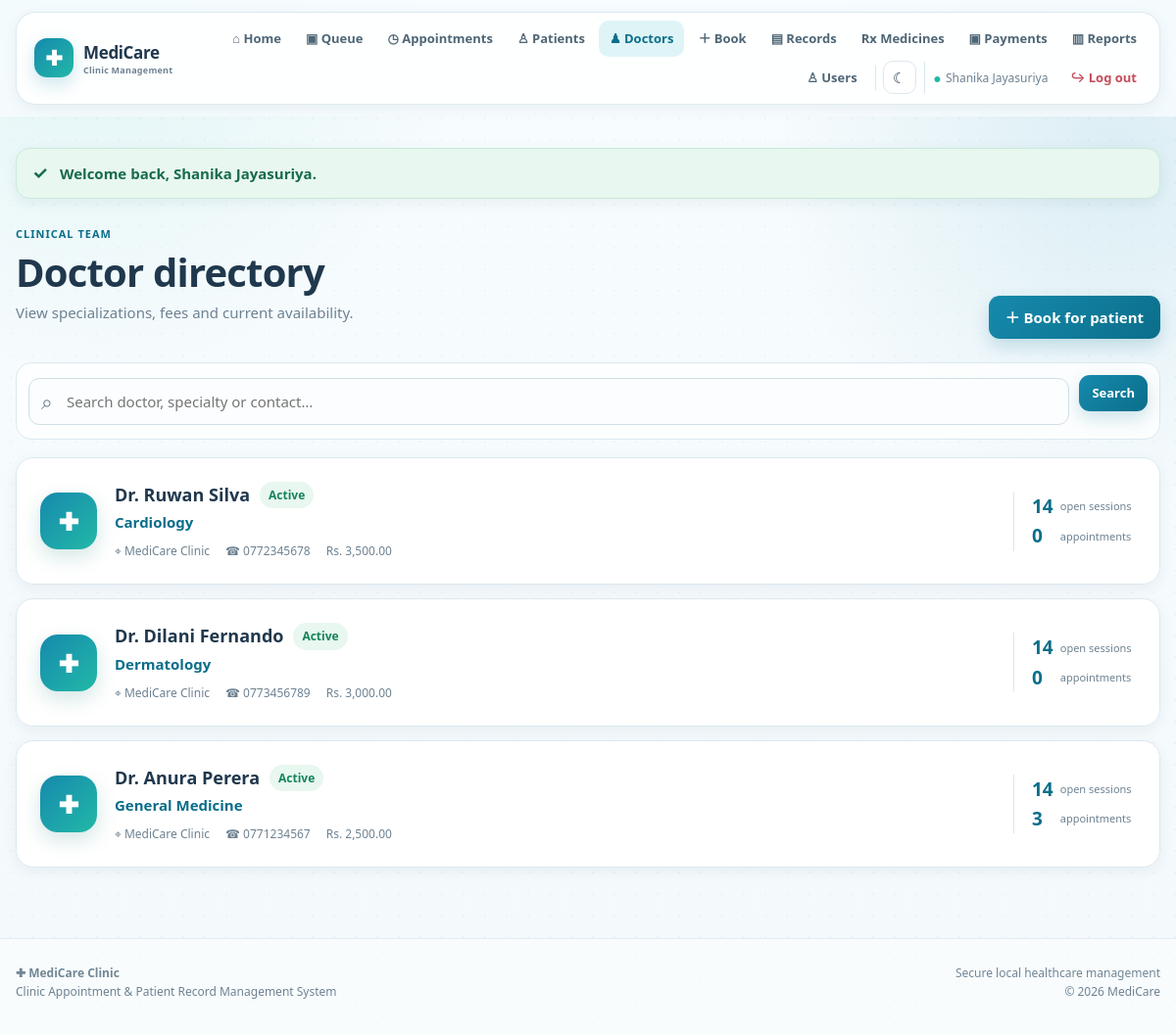
Page /index.php?page=staff/doctors (signed in) on the committed database.
### tables this page shows
CREATE TABLE doctor (
    Doctor_ID   INT AUTO_INCREMENT PRIMARY KEY,
    First_Name  VARCHAR(50) NOT NULL,
    Last_Name   VARCHAR(50) NOT NULL,
    Phone       VARCHAR(20),
    Email       VARCHAR(100),
    Special_ID  INT,
    Clinic_ID   INT,
    User_ID     INT,
    Consultation_Fee DECIMAL(10,2) DEFAULT 2500.00,
    CONSTRAINT fk_doctor_special FOREIGN KEY (Special_ID) REFERENCES specialization(Special_ID),
    CONSTRAINT fk_doctor_clinic  FOREIGN KEY (Clinic_ID)  REFERENCES clinic(Clinic_ID),
    CONSTRAINT fk_doctor_user    FOREIGN KEY (User_ID)    REFERENCES user_account(User_ID)
);

CREATE TABLE specialization (
    Special_ID   INT AUTO_INCREMENT PRIMARY KEY,
    Special_Name VARCHAR(100) NOT NULL,
    Description  VARCHAR(255)
);

CREATE TABLE clinic (
    Clinic_ID   INT AUTO_INCREMENT PRIMARY KEY,
    Clinic_Name VARCHAR(100) NOT NULL,
    Address     VARCHAR(200),
    Contact_No  VARCHAR(20)
);

### config/helpers.php (called while the page is built, shortened)
<?php
function e($value)
{
    return htmlspecialchars((string)$value, ENT_QUOTES, 'UTF-8');
}
function url($page = 'home')
{
    return 'index.php?page=' . $page;
}
function view($name, $data = [])
{
    extract($data);
    require __DIR__ . '/../views/layout/header.php';
    require __DIR__ . '/../views/' . $name . '.php';
    require __DIR__ . '/../views/layout/footer.php';
}

### controllers/StaffController.php (called while the page is built, shortened)
<?php
class StaffController
{
    private $pdo;
    public function __construct($pdo)
    {
        $this->pdo = $pdo;
    }
    public function doctors()
    {
        $doctor = new Doctor($this->pdo);
        $search = trim($_GET['q'] ?? '');
        view('staff/doctors', [
            'doctors' => $doctor->directory($search),
            'search'  => $search,
            'title'   => 'Doctor Directory'
        ]);
    }
}

### index.php (called while the page is built, shortened)
<?php
require_once __DIR__ . '/config/database.php';
require_once __DIR__ . '/config/helpers.php';
require_once __DIR__ . '/models/People.php';
require_once __DIR__ . '/controllers/StaffController.php';
$page = $_GET['page'] ?? 'home';
list($controllerName, $method) = $routes[$page];
$controller = new $controllerName($pdo);
$controller->$method();

### models/People.php (called while the page is built, shortened)
<?php
class Doctor
{
    private $pdo;
    public function __construct($pdo) { $this->pdo = $pdo; }
    public function directory($search = '')
    {
        $sql = "SELECT d.Doctor_ID, CONCAT('Dr. ',d.First_Name,' ',d.Last_Name) AS Doctor_Name,
                       d.Phone, d.Email, d.Consultation_Fee, s.Special_Name, c.Clinic_Name,
                       (SELECT COUNT(*) FROM appointment a WHERE a.Doctor_ID = d.Doctor_ID
                        AND a.Status <> 'Cancelled') AS Appointments,
                       (SELECT COUNT(*) FROM doctor_schedule ds WHERE ds.Doctor_ID = d.Doctor_ID
                        AND ds.Available_Date >= CURDATE() AND ds.Is_Available = 1) AS Sessions
                FROM doctor d
                LEFT JOIN specialization s ON d.Special_ID = s.Special_ID
                LEFT JOIN clinic c ON d.Clinic_ID = c.Clinic_ID";
        $params = [];
        $sql .= " ORDER BY s.Special_Name, d.First_Name";
        $stmt = $this->pdo->prepare($sql);
        $stmt->execute($params);
        return $stmt->fetchAll();
    }
}

### views/staff/doctors.php (the view, shortened to what this page needs)
<div class="page-heading">
    <div>
        <span class="eyebrow">Clinical team</span>
        <h1>Doctor directory</h1>
        <p class="muted">View specializations, fees and current availability.</p>
    </div>
    <a class="btn" href="<?= url('staff/book') ?>">＋ Book for patient</a>
</div>
<form class="toolbar" method="GET" action="index.php">
    <div class="search-wrap">
        <span>⌕</span>
        <input class="search" type="search" name="q" value="<?= e($search) ?>" placeholder="Search doctor, specialty or contact…">
    </div>
    <button class="btn btn-small" type="submit">Search</button>
</form>
<div class="doctor-directory">
<?php foreach ($doctors as $d): ?>
    <article class="doctor-card card">
        <div class="doctor-avatar">✚</div>
        <div class="doctor-main">
            <div class="doctor-title"><h3><?= e($d['Doctor_Name']) ?></h3><span class="badge badge-confirmed">Active</span></div>
            <p class="speciality"><?= e($d['Special_Name']) ?></p>
            <div class="mini-details">
                <span>⌖ <?= e($d['Clinic_Name']) ?></span>
                <span>☎ <?= e($d['Phone']) ?></span>
                <span>Rs. <?= number_format((float)$d['Consultation_Fee'], 2) ?></span>
            </div>
        </div>
        <div class="doctor-stats">
            <strong><?= (int)$d['Sessions'] ?></strong><span>open sessions</span>
            <strong><?= (int)$d['Appointments'] ?></strong><span>appointments</span>
        </div>
    </article>
<?php endforeach; ?>
</div>

### rows in the picture
doctor: Doctor_Name "Dr. Ruwan Silva", Special_ID.Special_Name "Cardiology", Clinic_ID.Clinic_Name "MediCare Clinic", Phone "0772345678", Consultation_Fee "3,500.00", Sessions "14", Appointments "0"
doctor: Doctor_Name "Dr. Dilani Fernando", Special_ID.Special_Name "Dermatology", Clinic_ID.Clinic_Name "MediCare Clinic", Phone "0773456789", Consultation_Fee "3,000.00", Sessions "14", Appointments "0"
doctor: Doctor_Name "Dr. Anura Perera", Special_ID.Special_Name "General Medicine", Clinic_ID.Clinic_Name "MediCare Clinic", Phone "0771234567", Consultation_Fee "2,500.00", Sessions "14", Appointments "3"

### other values in the picture
user_name() "Shanika Jayasuriya"
$flash['text'] "Welcome back, Shanika Jayasuriya."
